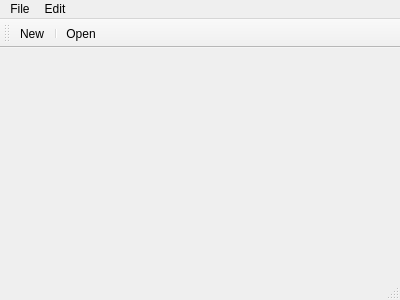
<?xml version="1.0" encoding="UTF-8"?>
<ui version="4.0">
 <class>MainWindow</class>
 <widget class="QMainWindow" name="MainWindow">
  <property name="geometry">
   <rect>
    <x>0</x>
    <y>0</y>
    <width>400</width>
    <height>300</height>
   </rect>
  </property>
  <property name="windowTitle">
   <string>MainWindow</string>
  </property>
  <widget class="QWidget" name="centralWidget"/>
  <widget class="QMenuBar" name="menuBar">
   <property name="geometry">
    <rect>
     <x>0</x>
     <y>0</y>
     <width>400</width>
     <height>22</height>
    </rect>
   </property>
   <widget class="QMenu" name="menuFile">
    <property name="title">
     <string>File</string>
    </property>
    <addaction name="actionNew"/>
    <addaction name="separator"/>
    <addaction name="actionOpen"/>
   </widget>
   <widget class="QMenu" name="menuEdit">
    <property name="title">
     <string>Edit</string>
    </property>
   </widget>
   <addaction name="menuFile"/>
   <addaction name="menuEdit"/>
  </widget>
  <widget class="QToolBar" name="mainToolBar">
   <attribute name="toolBarArea">
    <enum>TopToolBarArea</enum>
   </attribute>
   <attribute name="toolBarBreak">
    <bool>false</bool>
   </attribute>
   <addaction name="actionNew"/>
   <addaction name="separator"/>
   <addaction name="actionOpen"/>
  </widget>
  <widget class="QStatusBar" name="statusBar"/>
  <action name="actionNew">
   <property name="text">
    <string>New</string>
   </property>
  </action>
  <action name="actionOpen">
   <property name="text">
    <string>Open</string>
   </property>
  </action>
 </widget>
 <layoutdefault spacing="6" margin="11"/>
 <resources/>
 <connections/>
</ui>
